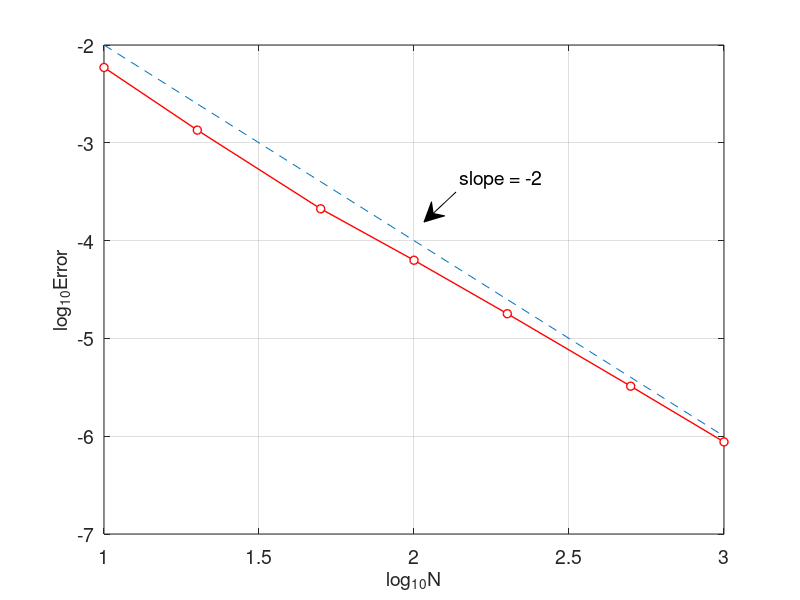

This figure's MATLAB source:
% fdm1d2_error.m
% finite difference method for 1D problem
% -(xu')'+x*u'=pi^2*x*sin(pi*x)-pi*cos(pi*x)+pi*x*cos(pi*x) in [0,1]
% u(0)=0, u(1)=0 ;
% exact solution : u=sin(pi*x)
clear all;  clf
Nvec=[10 20 50 100 200 500 1000];    % Number of splits
Error=[];
for k=1:length(Nvec)
    N=Nvec(k);
    h=1/N;
    x=0:h:1;
    N=length(x)-1;
    A=diag(2*x(2:N)./h^2)+diag(x(2:N-1)./(2*h)-(x(2:N-1)+0.5*h)./h^2,1)...
        +diag(-x(3:N)./(2*h)-(x(3:N)-0.5*h)./h^2,-1);
    b=pi^2*x(2:N).*sin(pi*x(2:N))+pi*(x(2:N)-1).*cos(pi*x(2:N));
    u=A\b';
    u=[0;u;0];
    ue=sin(pi*x');
    error=max(abs(u-ue));
    Error=[Error,error];
end
plot(log10(Nvec),log10(Error),'ro-','MarkerFaceColor','w','LineWidth',1)
hold on
plot(log10(Nvec), log10(Nvec.^(-2)), '--')
grid on
%title('Convergence of Finite Difference Method','fontsize',14)
set(gca,'fontsize',14)
xlabel('log_{10}N','fontsize', 14), ylabel('log_{10}Error','fontsize',14),

% add annotation of slope
ax = [0.57 0.53];
ay = [0.68 0.63];
annotation('textarrow',ax,ay,'String','slope = -2 ','fontsize',14)

% computating convergence order
for i=1:length(Nvec)-1
    order(i)=-log(Error(i)/Error(i+1))/(log(Nvec(i)/Nvec(i+1)));
end
Error
order

% print -dpng -r600  fdm1d2_error.png
